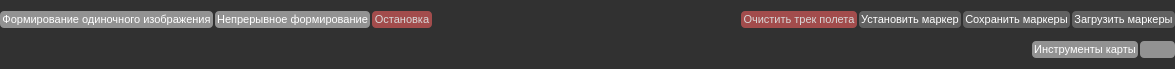
  <widget class="QDockWidget" name="mapToolsDock">
   <property name="sizePolicy">
    <sizepolicy hsizetype="Preferred" vsizetype="Fixed">
     <horstretch>0</horstretch>
     <verstretch>0</verstretch>
    </sizepolicy>
   </property>
   <property name="minimumSize">
    <size>
     <width>1175</width>
     <height>69</height>
    </size>
   </property>
   <property name="maximumSize">
    <size>
     <width>524287</width>
     <height>69</height>
    </size>
   </property>
   <property name="font">
    <font>
     <family>Arial</family>
     <pointsize>9</pointsize>
     <bold>false</bold>
    </font>
   </property>
   <property name="styleSheet">
    <string notr="true">QWidget {
  color: rgb(255, 255, 255);
  background-color: #313131;
}

DockWidget {
  outline: 1px solid #C9CDD0;
  background-color: #FAFAFA;
  border: 1px solid #C9CDD0;
  border-radius: 4px;
  titlebar-close-icon: url(&quot;:/ui-resources/css/transparent.png&quot;);
  titlebar-normal-icon: url(&quot;:/ui-resources/css/transparent.png&quot;);
}

QDockWidget::title {
  /* Better size for title bar */
  padding: 0px;
  spacing: 4px;
  border: none;
  background-color: #929292;
}

QDockWidget::close-button {
  icon-size: 12px;
  border: none;
  background: transparent;
  background-image: transparent;
  border: 0;
  margin: 0;
  padding: 0;
  image: url(&quot;:/ui-resources/css/window_close.png&quot;);
}

QDockWidget::close-button:hover {
  image: url(&quot;:/ui-resources/css/window_close_focus.png&quot;);
}

QDockWidget::close-button:pressed {
  image: url(&quot;:/ui-resources/css/window_close_pressed.png&quot;);
}

QDockWidget::float-button {
  icon-size: 12px;
  border: none;
  background: transparent;
  background-image: transparent;
  border: 0;
  margin: 0;
  padding: 0;
  image: url(&quot;:/ui-resources/css/window_undock.png&quot;);
}

QDockWidget::float-button:hover {
  image: url(&quot;:/ui-resources/css/window_undock_focus.png&quot;);
}

QDockWidget::float-button:pressed {
  image: url(&quot;:/ui-resources/css/window_undock_pressed.png&quot;);
}

QTabBar, QDockWidget QTabBar {
  qproperty-drawBase: 0;
  border-radius: 4px;
  margin: 0px;
  padding: 2px;
  border: 0;
  /* left: 5px; move to the right by 5px - removed for fix */
}

QTabBar::close-button, QDockWidget QTabBar::close-button {
  border: 0;
  margin: 0;
  padding: 4px;
  image: url(&quot;:/ui-resources/css/window_close.png&quot;);
}

QTabBar::close-button:hover, QDockWidget QTabBar::close-button:hover {
  image: url(&quot;:/ui-resources/css/window_close_focus.png&quot;);
}

QTabBar::close-button:pressed, QDockWidget QTabBar::close-button:pressed {
  image: url(&quot;:/ui-resources/css/window_close_pressed.png&quot;);
}

QTabBar::tab, QDockWidget QTabBar::tab {
  /* !selected and disabled ----------------------------------------- */
  /* selected ------------------------------------------------------- */
}

QTabBar::tab:top:selected:disabled, QDockWidget QTabBar::tab:top:selected:disabled {
  border-bottom: 3px solid #DAEDFF;
  color: #788D9C;
  background-color: #C9CDD0;
}

QTabBar::tab:bottom:selected:disabled, QDockWidget QTabBar::tab:bottom:selected:disabled {
  border-top: 3px solid #DAEDFF;
  color: #788D9C;
  background-color: #C9CDD0;
}

QTabBar::tab:left:selected:disabled, QDockWidget QTabBar::tab:left:selected:disabled {
  border-right: 3px solid #DAEDFF;
  color: #788D9C;
  background-color: #C9CDD0;
}

QTabBar::tab:right:selected:disabled, QDockWidget QTabBar::tab:right:selected:disabled {
  border-left: 3px solid #DAEDFF;
  color: #788D9C;
  background-color: #C9CDD0;
}

QTabBar::tab:top:!selected:disabled, QDockWidget QTabBar::tab:top:!selected:disabled {
  border-bottom: 3px solid #FAFAFA;
  color: #788D9C;
  background-color: #FAFAFA;
}

QTabBar::tab:bottom:!selected:disabled, QDockWidget QTabBar::tab:bottom:!selected:disabled {
  border-top: 3px solid #FAFAFA;
  color: #788D9C;
  background-color: #FAFAFA;
}

QTabBar::tab:left:!selected:disabled, QDockWidget QTabBar::tab:left:!selected:disabled {
  border-right: 3px solid #FAFAFA;
  color: #788D9C;
  background-color: #FAFAFA;
}

QTabBar::tab:right:!selected:disabled, QDockWidget QTabBar::tab:right:!selected:disabled {
  border-left: 3px solid #FAFAFA;
  color: #788D9C;
  background-color: #FAFAFA;
}

QTabBar::tab:top:!selected, QDockWidget QTabBar::tab:top:!selected {
  border-bottom: 2px solid #FAFAFA;
  margin-top: 2px;
}

QTabBar::tab:bottom:!selected, QDockWidget QTabBar::tab:bottom:!selected {
  border-top: 2px solid #FAFAFA;
  margin-bottom: 2px;
}

QTabBar::tab:left:!selected, QDockWidget QTabBar::tab:left:!selected {
  border-left: 2px solid #FAFAFA;
  margin-right: 2px;
}

QTabBar::tab:right:!selected, QDockWidget QTabBar::tab:right:!selected {
  border-right: 2px solid #FAFAFA;
  margin-left: 2px;
}

QTabBar::tab:top, QDockWidget QTabBar::tab:top {
  background-color: #C9CDD0;
  margin-left: 2px;
  padding-left: 4px;
  padding-right: 4px;
  padding-top: 2px;
  padding-bottom: 2px;
  min-width: 5px;
  border-bottom: 3px solid #C9CDD0;
  border-top-left-radius: 4px;
  border-top-right-radius: 4px;
}

QTabBar::tab:top:selected, QDockWidget QTabBar::tab:top:selected {
  background-color: #B9BDC1;
  border-bottom: 3px solid #37AEFE;
  border-top-left-radius: 4px;
  border-top-right-radius: 4px;
}

QTabBar::tab:top:!selected:hover, QDockWidget QTabBar::tab:top:!selected:hover {
  border: 1px solid #73C7FF;
  border-bottom: 3px solid #73C7FF;
  /* Fixes spyder-ide/spyder#9766 and #243 */
  padding-left: 3px;
  padding-right: 3px;
}

QTabBar::tab:bottom, QDockWidget QTabBar::tab:bottom {
  border-top: 3px solid #C9CDD0;
  background-color: #C9CDD0;
  margin-left: 2px;
  padding-left: 4px;
  padding-right: 4px;
  padding-top: 2px;
  padding-bottom: 2px;
  border-bottom-left-radius: 4px;
  border-bottom-right-radius: 4px;
  min-width: 5px;
}

QTabBar::tab:bottom:selected, QDockWidget QTabBar::tab:bottom:selected {
  background-color: #B9BDC1;
  border-top: 3px solid #37AEFE;
  border-bottom-left-radius: 4px;
  border-bottom-right-radius: 4px;
}

QTabBar::tab:bottom:!selected:hover, QDockWidget QTabBar::tab:bottom:!selected:hover {
  border: 1px solid #73C7FF;
  border-top: 3px solid #73C7FF;
  /* Fixes spyder-ide/spyder#9766 and #243 */
  padding-left: 3px;
  padding-right: 3px;
}

QTabBar::tab:left, QDockWidget QTabBar::tab:left {
  background-color: #C9CDD0;
  margin-top: 2px;
  padding-left: 2px;
  padding-right: 2px;
  padding-top: 4px;
  padding-bottom: 4px;
  border-top-left-radius: 4px;
  border-bottom-left-radius: 4px;
  min-height: 5px;
}

QTabBar::tab:left:selected, QDockWidget QTabBar::tab:left:selected {
  background-color: #B9BDC1;
  border-right: 3px solid #37AEFE;
}

QTabBar::tab:left:!selected:hover, QDockWidget QTabBar::tab:left:!selected:hover {
  border: 1px solid #73C7FF;
  border-right: 3px solid #73C7FF;
  /* Fixes different behavior #271 */
  margin-right: 0px;
  padding-right: -1px;
}

QTabBar::tab:right, QDockWidget QTabBar::tab:right {
  background-color: #C9CDD0;
  margin-top: 2px;
  padding-left: 2px;
  padding-right: 2px;
  padding-top: 4px;
  padding-bottom: 4px;
  border-top-right-radius: 4px;
  border-bottom-right-radius: 4px;
  min-height: 5px;
}

QTabBar::tab:right:selected, QDockWidget QTabBar::tab:right:selected {
  background-color: #B9BDC1;
  border-left: 3px solid #37AEFE;
}

QTabBar::tab:right:!selected:hover, QDockWidget QTabBar::tab:right:!selected:hover {
  border: 1px solid #73C7FF;
  border-left: 3px solid #73C7FF;
  /* Fixes different behavior #271 */
  margin-left: 0px;
  padding-left: 0px;
}

QTabBar QToolButton, QDockWidget QTabBar QToolButton {
  /* Fixes #136 */
  background-color: #C9CDD0;
  height: 12px;
  width: 12px;
}

QTabBar QToolButton:pressed, QDockWidget QTabBar QToolButton:pressed {
  background-color: #C9CDD0;
}

QTabBar QToolButton:pressed:hover, QDockWidget QTabBar QToolButton:pressed:hover {
  border: 1px solid #9FCBFF;
}

QTabBar QToolButton::left-arrow:enabled, QDockWidget QTabBar QToolButton::left-arrow:enabled {
  image: url(&quot;:/ui-resources/css/arrow_left.png&quot;);
}

QTabBar QToolButton::left-arrow:disabled, QDockWidget QTabBar QToolButton::left-arrow:disabled {
  image: url(&quot;:/ui-resources/css/arrow_left_disabled.png&quot;);
}

QTabBar QToolButton::right-arrow:enabled, QDockWidget QTabBar QToolButton::right-arrow:enabled {
  image: url(&quot;:/ui-resources/css/arrow_right.png&quot;);
}

QTabBar QToolButton::right-arrow:disabled, QDockWidget QTabBar QToolButton::right-arrow:disabled {
  image: url(&quot;:/ui-resources/css/arrow_right_disabled.png&quot;);
}</string>
   </property>
   <property name="features">
    <set>QDockWidget::DockWidgetFloatable</set>
   </property>
   <property name="allowedAreas">
    <set>Qt::BottomDockWidgetArea</set>
   </property>
   <property name="windowTitle">
    <string>Панель инструментов</string>
   </property>
   <attribute name="dockWidgetArea">
    <number>8</number>
   </attribute>
   <widget class="QWidget" name="mapToolsDockLayout">
    <layout class="QVBoxLayout" name="verticalLayout_10">
     <property name="spacing">
      <number>2</number>
     </property>
     <property name="leftMargin">
      <number>0</number>
     </property>
     <property name="topMargin">
      <number>2</number>
     </property>
     <property name="rightMargin">
      <number>0</number>
     </property>
     <property name="bottomMargin">
      <number>0</number>
     </property>
     <item>
      <layout class="QHBoxLayout" name="firstRow">
       <item>
        <widget class="QPushButton" name="pushButton_formSingleImage">
         <property name="sizePolicy">
          <sizepolicy hsizetype="Preferred" vsizetype="Fixed">
           <horstretch>0</horstretch>
           <verstretch>0</verstretch>
          </sizepolicy>
         </property>
         <property name="minimumSize">
          <size>
           <width>0</width>
           <height>0</height>
          </size>
         </property>
         <property name="font">
          <font>
           <family>Arial</family>
           <pointsize>8</pointsize>
           <bold>false</bold>
          </font>
         </property>
         <property name="styleSheet">
          <string notr="true">QPushButton {
  background-color: #929292;
  color: #FFFFFF;
  border-radius: 4px;
  padding: 2px;
  outline: none;
  border: none;
}

QPushButton:disabled {
  background-color: #313131;
  color: #Bebebf;
  border-radius: 4px;
  padding: 2px;
}

QPushButton:checked {
  background-color: #Bebebf;
  color: #FFFFFF;
  border-radius: 4px;
  padding: 2px;
  outline: none;
}

QPushButton:checked:disabled {
  background-color: #ACB1B6;
  color: #788D9C;
  border-radius: 4px;
  padding: 2px;
  outline: none;
}

QPushButton:checked:selected {
  background: #fafafc;
}

QPushButton:hover {
  background-color: #D8d8d8;
  color: #23243b;
}

QPushButton:pressed {
  background-color: #9191a9;
  color: #23243b;
}

QPushButton:selected {
  background: #ACB1B6;
  color: #19232D;
}

QPushButton::menu-indicator {
  subcontrol-origin: padding;
  subcontrol-position: bottom right;
  bottom: 4px;
}

QDialogButtonBox QPushButton {
  /* Issue #194 #248 - Special case of QPushButton inside dialogs, for better UI */
  min-width: 80px;
}</string>
         </property>
         <property name="text">
          <string>Формирование одиночного изображения</string>
         </property>
         <property name="icon">
          <iconset resource="images.qrc">
           <normaloff>:/ui-resources/white/newimage.png</normaloff>:/ui-resources/white/newimage.png</iconset>
         </property>
        </widget>
       </item>
       <item>
        <widget class="QPushButton" name="pushButton_launchContinuous">
         <property name="sizePolicy">
          <sizepolicy hsizetype="Preferred" vsizetype="Fixed">
           <horstretch>0</horstretch>
           <verstretch>0</verstretch>
          </sizepolicy>
         </property>
         <property name="font">
          <font>
           <family>Arial</family>
           <pointsize>8</pointsize>
          </font>
         </property>
         <property name="styleSheet">
          <string notr="true">QPushButton {
  background-color: #929292;
  color: #FFFFFF;
  border-radius: 4px;
  padding: 2px;
  outline: none;
  border: none;
}

QPushButton:disabled {
  background-color: #313131;
  color: #Bebebf;
  border-radius: 4px;
  padding: 2px;
}

QPushButton:checked {
  background-color: #Bebebf;
  color: #FFFFFF;
  border-radius: 4px;
  padding: 2px;
  outline: none;
}

QPushButton:checked:disabled {
  background-color: #ACB1B6;
  color: #788D9C;
  border-radius: 4px;
  padding: 2px;
  outline: none;
}

QPushButton:checked:selected {
  background: #fafafc;
}

QPushButton:hover {
  background-color: #D8d8d8;
  color: #23243b;
}

QPushButton:pressed {
  background-color: #9191a9;
  color: #23243b;
}

QPushButton:selected {
  background: #ACB1B6;
  color: #19232D;
}

QPushButton::menu-indicator {
  subcontrol-origin: padding;
  subcontrol-position: bottom right;
  bottom: 4px;
}

QDialogButtonBox QPushButton {
  /* Issue #194 #248 - Special case of QPushButton inside dialogs, for better UI */
  min-width: 80px;
}</string>
         </property>
         <property name="text">
          <string>Непрерывное формирование</string>
         </property>
         <property name="icon">
          <iconset resource="images.qrc">
           <normaloff>:/ui-resources/white/timer.png</normaloff>:/ui-resources/white/timer.png</iconset>
         </property>
         <property name="iconSize">
          <size>
           <width>15</width>
           <height>16</height>
          </size>
         </property>
        </widget>
       </item>
       <item>
        <widget class="QPushButton" name="pushButton_stopContinuous">
         <property name="enabled">
          <bool>true</bool>
         </property>
         <property name="maximumSize">
          <size>
           <width>70</width>
           <height>16777215</height>
          </size>
         </property>
         <property name="font">
          <font>
           <family>Arial</family>
           <pointsize>8</pointsize>
          </font>
         </property>
         <property name="cursor">
          <cursorShape>ForbiddenCursor</cursorShape>
         </property>
         <property name="styleSheet">
          <string notr="true">QPushButton {
  background-color: #a24c4c;
  color: #D8d8d8;
  border-radius: 4px;
  padding: 2px;
  outline: none;
  border: none;
}

QPushButton:disabled {
  background-color: #23243b;
  color: #Bebebf;
  border-radius: 4px;
  padding: 2px;
}

QPushButton:checked {
  background-color: #Bebebf;
  color: #23243b;
  border-radius: 4px;
  padding: 2px;
  outline: none;
}

QPushButton:checked:disabled {
  background-color: #ACB1B6;
  color: #788D9C;
  border-radius: 4px;
  padding: 2px;
  outline: none;
}

QPushButton:checked:selected {
  background: #fafafc;
}

QPushButton:hover {
  background-color: #FFA8A8;
  color: #23243b;
}

QPushButton:pressed {
  background-color: #CB5F5F;
  color: #23243b;
}

QPushButton:selected {
  background: #ACB1B6;
  color: #19232D;
}

QPushButton::menu-indicator {
  subcontrol-origin: padding;
  subcontrol-position: bottom right;
  bottom: 4px;
}

QDialogButtonBox QPushButton {
  /* Issue #194 #248 - Special case of QPushButton inside dialogs, for better UI */
  min-width: 80px;
}</string>
         </property>
         <property name="text">
          <string>Остановка</string>
         </property>
        </widget>
       </item>
       <item>
        <spacer name="horizontalSpacer">
         <property name="font">
          <font>
           <family>Arial</family>
          </font>
         </property>
         <property name="orientation">
          <enum>Qt::Horizontal</enum>
         </property>
         <property name="sizeHint" stdset="0">
          <size>
           <width>40</width>
           <height>20</height>
          </size>
         </property>
        </spacer>
       </item>
       <item>
        <widget class="QPushButton" name="pushButton_clearTrack">
         <property name="font">
          <font>
           <family>Arial</family>
           <pointsize>8</pointsize>
          </font>
         </property>
         <property name="styleSheet">
          <string notr="true">QPushButton {
  background-color: #a24c4c;
  color: #D8d8d8;
  border-radius: 4px;
  padding: 2px;
  outline: none;
  border: none;
}

QPushButton:disabled {
  background-color: #23243b;
  color: #Bebebf;
  border-radius: 4px;
  padding: 2px;
}

QPushButton:checked {
  background-color: #Bebebf;
  color: #23243b;
  border-radius: 4px;
  padding: 2px;
  outline: none;
}

QPushButton:checked:disabled {
  background-color: #ACB1B6;
  color: #788D9C;
  border-radius: 4px;
  padding: 2px;
  outline: none;
}

QPushButton:checked:selected {
  background: #fafafc;
}

QPushButton:hover {
  background-color: #FFA8A8;
  color: #23243b;
}

QPushButton:pressed {
  background-color: #CB5F5F;
  color: #23243b;
}

QPushButton:selected {
  background: #ACB1B6;
  color: #19232D;
}

QPushButton::menu-indicator {
  subcontrol-origin: padding;
  subcontrol-position: bottom right;
  bottom: 4px;
}

QDialogButtonBox QPushButton {
  /* Issue #194 #248 - Special case of QPushButton inside dialogs, for better UI */
  min-width: 80px;
}</string>
         </property>
         <property name="text">
          <string>Очистить трек полета</string>
         </property>
         <property name="icon">
          <iconset resource="images.qrc">
           <normaloff>:/ui-resources/white/eraser.png</normaloff>:/ui-resources/white/eraser.png</iconset>
         </property>
         <property name="iconSize">
          <size>
           <width>12</width>
           <height>12</height>
          </size>
         </property>
         <property name="autoDefault">
          <bool>false</bool>
         </property>
         <property name="default">
          <bool>false</bool>
         </property>
        </widget>
       </item>
       <item>
        <widget class="QPushButton" name="pushButton_placeMarker">
         <property name="enabled">
          <bool>true</bool>
         </property>
         <property name="font">
          <font>
           <family>Arial</family>
           <pointsize>8</pointsize>
          </font>
         </property>
         <property name="styleSheet">
          <string notr="true">QPushButton {
  background-color: #616161;
  color: #FFFFFF;
  border-radius: 4px;
  padding: 2px;
  outline: none;
  border: none;
}

QPushButton:disabled {
  background-color: #313131;
  color: #Bebebf;
  border-radius: 4px;
  padding: 2px;
}

QPushButton:checked {
  background-color: #Bebebf;
  color: #FFFFFF;
  border-radius: 4px;
  padding: 2px;
  outline: none;
}

QPushButton:checked:disabled {
  background-color: #ACB1B6;
  color: #788D9C;
  border-radius: 4px;
  padding: 2px;
  outline: none;
}

QPushButton:checked:selected {
  background: #fafafc;
}

QPushButton:hover {
  background-color: #D8d8d8;
  color: #23243b;
}

QPushButton:pressed {
  background-color: #9191a9;
  color: #23243b;
}

QPushButton:selected {
  background: #ACB1B6;
  color: #19232D;
}

QPushButton::menu-indicator {
  subcontrol-origin: padding;
  subcontrol-position: bottom right;
  bottom: 4px;
}

QDialogButtonBox QPushButton {
  /* Issue #194 #248 - Special case of QPushButton inside dialogs, for better UI */
  min-width: 80px;
}</string>
         </property>
         <property name="text">
          <string>Установить маркер</string>
         </property>
         <property name="icon">
          <iconset resource="images.qrc">
           <normaloff>:/ui-resources/white/marker.png</normaloff>:/ui-resources/white/marker.png</iconset>
         </property>
         <property name="iconSize">
          <size>
           <width>16</width>
           <height>16</height>
          </size>
         </property>
        </widget>
       </item>
       <item>
        <widget class="QPushButton" name="pushButton_saveMarkers">
         <property name="sizePolicy">
          <sizepolicy hsizetype="Fixed" vsizetype="Fixed">
           <horstretch>0</horstretch>
           <verstretch>0</verstretch>
          </sizepolicy>
         </property>
         <property name="font">
          <font>
           <family>Arial</family>
           <pointsize>8</pointsize>
          </font>
         </property>
         <property name="styleSheet">
          <string notr="true">QPushButton {
  background-color: #616161;
  color: #FFFFFF;
  border-radius: 4px;
  padding: 2px;
  outline: none;
  border: none;
}

QPushButton:disabled {
  background-color: #313131;
  color: #Bebebf;
  border-radius: 4px;
  padding: 2px;
}

QPushButton:checked {
  background-color: #Bebebf;
  color: #FFFFFF;
  border-radius: 4px;
  padding: 2px;
  outline: none;
}

QPushButton:checked:disabled {
  background-color: #ACB1B6;
  color: #788D9C;
  border-radius: 4px;
  padding: 2px;
  outline: none;
}

QPushButton:checked:selected {
  background: #fafafc;
}

QPushButton:hover {
  background-color: #D8d8d8;
  color: #23243b;
}

QPushButton:pressed {
  background-color: #9191a9;
  color: #23243b;
}

QPushButton:selected {
  background: #ACB1B6;
  color: #19232D;
}

QPushButton::menu-indicator {
  subcontrol-origin: padding;
  subcontrol-position: bottom right;
  bottom: 4px;
}

QDialogButtonBox QPushButton {
  /* Issue #194 #248 - Special case of QPushButton inside dialogs, for better UI */
  min-width: 80px;
}</string>
         </property>
         <property name="text">
          <string>Сохранить маркеры</string>
         </property>
         <property name="icon">
          <iconset resource="images.qrc">
           <normaloff>:/ui-resources/white/save.png</normaloff>:/ui-resources/white/save.png</iconset>
         </property>
         <property name="iconSize">
          <size>
           <width>16</width>
           <height>12</height>
          </size>
         </property>
        </widget>
       </item>
       <item>
        <widget class="QPushButton" name="pushButton_loadMarkers">
         <property name="sizePolicy">
          <sizepolicy hsizetype="Fixed" vsizetype="Fixed">
           <horstretch>0</horstretch>
           <verstretch>0</verstretch>
          </sizepolicy>
         </property>
         <property name="font">
          <font>
           <family>Arial</family>
           <pointsize>8</pointsize>
          </font>
         </property>
         <property name="styleSheet">
          <string notr="true">QPushButton {
  background-color: #616161;
  color: #FFFFFF;
  border-radius: 4px;
  padding: 2px;
  outline: none;
  border: none;
}

QPushButton:disabled {
  background-color: #313131;
  color: #Bebebf;
  border-radius: 4px;
  padding: 2px;
}

QPushButton:checked {
  background-color: #Bebebf;
  color: #FFFFFF;
  border-radius: 4px;
  padding: 2px;
  outline: none;
}

QPushButton:checked:disabled {
  background-color: #ACB1B6;
  color: #788D9C;
  border-radius: 4px;
  padding: 2px;
  outline: none;
}

QPushButton:checked:selected {
  background: #fafafc;
}

QPushButton:hover {
  background-color: #D8d8d8;
  color: #23243b;
}

QPushButton:pressed {
  background-color: #9191a9;
  color: #23243b;
}

QPushButton:selected {
  background: #ACB1B6;
  color: #19232D;
}

QPushButton::menu-indicator {
  subcontrol-origin: padding;
  subcontrol-position: bottom right;
  bottom: 4px;
}

QDialogButtonBox QPushButton {
  /* Issue #194 #248 - Special case of QPushButton inside dialogs, for better UI */
  min-width: 80px;
}</string>
         </property>
         <property name="text">
          <string>Загрузить маркеры</string>
         </property>
         <property name="icon">
          <iconset resource="images.qrc">
           <normaloff>:/ui-resources/white/load.png</normaloff>:/ui-resources/white/load.png</iconset>
         </property>
         <property name="iconSize">
          <size>
           <width>16</width>
           <height>12</height>
          </size>
         </property>
        </widget>
       </item>
      </layout>
     </item>
     <item>
      <layout class="QHBoxLayout" name="secondRow">
       <item>
        <spacer name="horizontalSpacer_2">
         <property name="font">
          <font>
           <family>Arial</family>
          </font>
         </property>
         <property name="orientation">
          <enum>Qt::Horizontal</enum>
         </property>
         <property name="sizeHint" stdset="0">
          <size>
           <width>40</width>
           <height>20</height>
          </size>
         </property>
        </spacer>
       </item>
       <item>
        <widget class="QPushButton" name="pushButton_showMapToolsDock">
         <property name="font">
          <font>
           <family>Arial</family>
           <pointsize>8</pointsize>
          </font>
         </property>
         <property name="styleSheet">
          <string notr="true">QPushButton {
  background-color: #929292;
  color: #FFFFFF;
  border-radius: 4px;
  padding: 2px;
  outline: none;
  border: none;
}

QPushButton:disabled {
  background-color: #313131;
  color: #Bebebf;
  border-radius: 4px;
  padding: 2px;
}

QPushButton:checked {
  background-color: #Bebebf;
  color: #FFFFFF;
  border-radius: 4px;
  padding: 2px;
  outline: none;
}

QPushButton:checked:disabled {
  background-color: #ACB1B6;
  color: #788D9C;
  border-radius: 4px;
  padding: 2px;
  outline: none;
}

QPushButton:checked:selected {
  background: #fafafc;
}

QPushButton:hover {
  background-color: #D8d8d8;
  color: #23243b;
}

QPushButton:pressed {
  background-color: #9191a9;
  color: #23243b;
}

QPushButton:selected {
  background: #ACB1B6;
  color: #19232D;
}

QPushButton::menu-indicator {
  subcontrol-origin: padding;
  subcontrol-position: bottom right;
  bottom: 4px;
}

QDialogButtonBox QPushButton {
  /* Issue #194 #248 - Special case of QPushButton inside dialogs, for better UI */
  min-width: 80px;
}</string>
         </property>
         <property name="text">
          <string>Инструменты карты</string>
         </property>
         <property name="icon">
          <iconset resource="images.qrc">
           <normaloff>:/ui-resources/white/earth.png</normaloff>:/ui-resources/white/earth.png</iconset>
         </property>
        </widget>
       </item>
       <item>
        <widget class="QPushButton" name="pushButton_showDebugConsoleDock">
         <property name="font">
          <font>
           <family>Arial</family>
           <pointsize>8</pointsize>
          </font>
         </property>
         <property name="styleSheet">
          <string notr="true">QPushButton {
  background-color: #929292;
  color: #FFFFFF;
  border-radius: 4px;
  padding: 2px;
  outline: none;
  border: none;
}

QPushButton:disabled {
  background-color: #313131;
  color: #Bebebf;
  border-radius: 4px;
  padding: 2px;
}

QPushButton:checked {
  background-color: #Bebebf;
  color: #FFFFFF;
  border-radius: 4px;
  padding: 2px;
  outline: none;
}

QPushButton:checked:disabled {
  background-color: #ACB1B6;
  color: #788D9C;
  border-radius: 4px;
  padding: 2px;
  outline: none;
}

QPushButton:checked:selected {
  background: #fafafc;
}

QPushButton:hover {
  background-color: #D8d8d8;
  color: #23243b;
}

QPushButton:pressed {
  background-color: #9191a9;
  color: #23243b;
}

QPushButton:selected {
  background: #ACB1B6;
  color: #19232D;
}

QPushButton::menu-indicator {
  subcontrol-origin: padding;
  subcontrol-position: bottom right;
  bottom: 4px;
}

QDialogButtonBox QPushButton {
  /* Issue #194 #248 - Special case of QPushButton inside dialogs, for better UI */
  min-width: 80px;
}</string>
         </property>
         <property name="text">
          <string/>
         </property>
         <property name="icon">
          <iconset resource="images.qrc">
           <normaloff>:/ui-resources/white/console.png</normaloff>:/ui-resources/white/console.png</iconset>
         </property>
         <property name="iconSize">
          <size>
           <width>16</width>
           <height>16</height>
          </size>
         </property>
         <property name="checkable">
          <bool>false</bool>
         </property>
        </widget>
       </item>
      </layout>
     </item>
    </layout>
   </widget>
  </widget>
